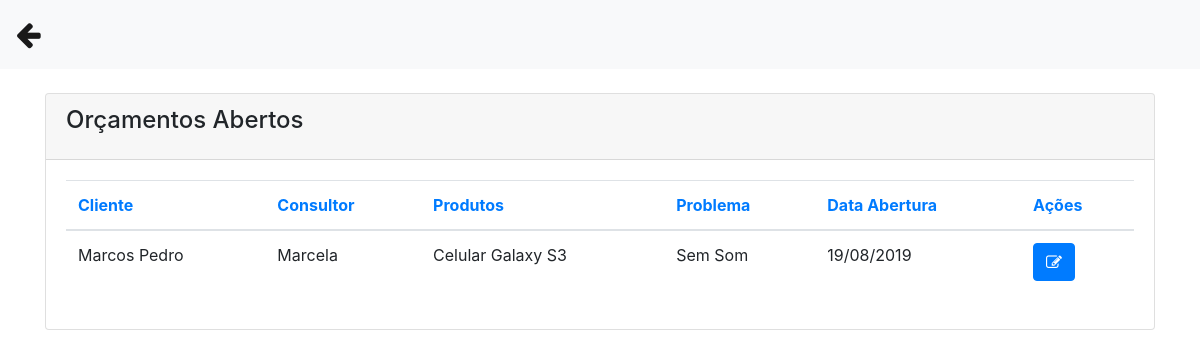
The page /orcamentos/fechar_orcamentos.php (signed in) on the database its author committed.
### tables this page shows
CREATE TABLE `orcamentos` (
  `id` int(11) NOT NULL,
  `cliente` varchar(25) NOT NULL,
  `tecnico` varchar(25) NOT NULL,
  `produto` varchar(25) NOT NULL,
  `serie` varchar(30) DEFAULT NULL,
  `problema` varchar(255) NOT NULL,
  `laudo` varchar(255) DEFAULT NULL,
  `obs` varchar(255) DEFAULT NULL,
  `valor_servico` decimal(10,2) DEFAULT NULL,
  `pecas` varchar(255) DEFAULT NULL,
  `valor_pecas` decimal(10,2) DEFAULT NULL,
  `total` decimal(10,2) DEFAULT NULL,
  `desconto` decimal(10,2) DEFAULT NULL,
  `valor_total` decimal(10,2) DEFAULT NULL,
  `pgto` varchar(20) DEFAULT NULL,
  `data_abertura` date NOT NULL,
  `data_geracao` date DEFAULT NULL,
  `data_aprovacao` date DEFAULT NULL,
  `status` varchar(20) NOT NULL
);

CREATE TABLE `clientes` (
  `id` int(11) NOT NULL,
  `nome` varchar(20) NOT NULL,
  `telefone` varchar(15) NOT NULL,
  `endereco` varchar(25) NOT NULL,
  `email` varchar(40) NOT NULL,
  `cpf` varchar(20) NOT NULL,
  `data` date NOT NULL
);

CREATE TABLE `funcionarios` (
  `id` int(11) NOT NULL,
  `nome` varchar(25) NOT NULL,
  `cpf` varchar(18) NOT NULL,
  `telefone` varchar(15) NOT NULL,
  `endereco` varchar(35) NOT NULL,
  `cargo` varchar(20) NOT NULL,
  `data` date NOT NULL
);

### orcamentos/fechar_orcamentos.php (the view, shortened to what this page needs)
<?php
include('conexao.php');
?>
<!DOCTYPE html>
<html>
<head>
 <link rel="stylesheet" href="https://stackpath.bootstrapcdn.com/bootstrap/4.1.3/css/bootstrap.min.css">
<link rel="stylesheet" href="https://cdnjs.cloudflare.com/ajax/libs/font-awesome/4.7.0/css/font-awesome.min.css">
</head>
<body>
  <nav class="navbar navbar-expand-lg navbar-light bg-light">
  <a class="navbar-brand" href="painel_funcionario.php"><big><big><i class="fa fa-arrow-left"></i></big></big></a>
</nav>
<div class="container">
      <br>
  <div class="content">
  <div class="row">
    <div class="col-md-12">
      <div class="card">
        <div class="card-header">
          <h4 class="card-title">Orçamentos Abertos</h4>
        </div>
        <div class="card-body">
          <div class="table-responsive">
            <?php
              $usuario = $_SESSION['nome_usuario'];
              if(isset($_GET['buttonPesquisar']) and $_GET['txtpesquisar'] != ''){
                $data = $_GET['txtpesquisar'] . '%';
                $query = "SELECT o.id, o.cliente, o.tecnico, o.produto, o.valor_total, o.problema, o.status, o.data_abertura, c.nome as cli_nome, f.nome as func_nome FROM orcamentos as o INNER JOIN clientes as c ON o.cliente = c.cpf INNER JOIN funcionarios as f ON o.tecnico = f.id WHERE f.nome = '$usuario' and o.status = 'Aberto' ORDER BY o.id ASC";
              } else {
                $query = "SELECT o.id, o.cliente, o.tecnico, o.produto, o.valor_total, o.problema, o.status, o.data_abertura, c.nome as cli_nome, f.nome as func_nome FROM orcamentos as o INNER JOIN clientes as c ON o.cliente = c.cpf INNER JOIN funcionarios as f ON o.tecnico = f.id WHERE f.nome = '$usuario' and o.status = 'Aberto' ORDER BY o.id ASC";
              }
              $result = mysqli_query($conexao, $query);
              $row = mysqli_num_rows($result);
              if($row == ''){
                echo "<h3>Não existem dados cadastrados no banco</h3>";
              } else {
            ?>
            <table class="table">
              <thead class="text-primary">
                <th>Cliente</th>
                <th>Consultor</th>
                <th>Produtos</th>
                <th>Problema</th>
                <th>Data Abertura</th>
                <th>Ações</th>
              </thead>
              <tbody>
                         <?php
                          while($res_1 = mysqli_fetch_array($result)){
                            $cliente = $res_1["cli_nome"];
                            $tecnico = $res_1["func_nome"];
                            $produto = $res_1["produto"];
                            $defeito = $res_1["problema"];
                            $data_abertura = $res_1["data_abertura"];
                            $id = $res_1["id"];
                            $data2 = implode('/', array_reverse(explode('-', $data_abertura)));
                            ?>
                            <tr>
                             <td><?php echo $cliente; ?></td>
                             <td><?php echo $tecnico; ?></td>
                             <td><?php echo $produto; ?></td>
                             <td><?php echo $defeito; ?></td>
                             <td><?php echo $data2; ?></td>
                             <td>
                             <a class="btn btn-primary" href="fechar_orcamentos.php?func=edita&id=<?php echo $id; ?>"><i class="fa fa-pencil-square-o"></i></a>
                             </td>
                            </tr>
                            <?php
                              }
                            ?>
                        </tbody>
                      </table>
                          <?php
                              }
                            ?>
                    </div>
                  </div>
                </div>
              </div>
</div>
</body>
</html>

### rows shown on the page
orcamentos: clientes.nome "Marcos Pedro", funcionarios.nome "Marcela", produto "Celular Galaxy S3", problema "Sem Som", data_abertura "19/08/2019"
